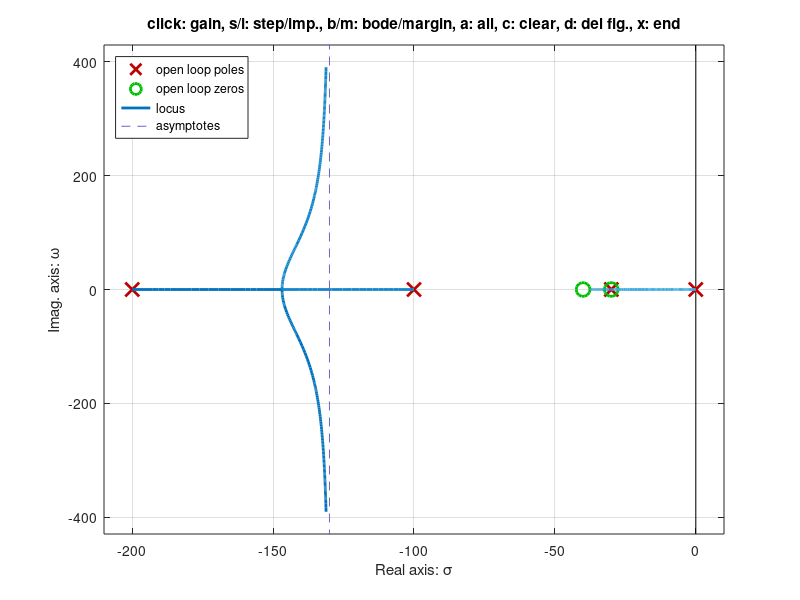

Write the MATLAB code that produced this figure.
close all; clear all; history -c; clc;
pkg load control;

s = tf('s');
G6 = (800*s + 32000)/(s^3 + 330*s^2 + 29000*s + 600000);
% Se añade un compensador PI para cancelar el polo dominante:
Ti = 1/30;
PI = (s + 1/Ti)/s;

% Para un sobrepasamiento máximo del 4% corresponde a un cierto valor de psita
% el cual se puede calcular a continuación:
psita = sqrt((log(0.04)^2)/(pi^2 + log(0.04)^2))     % psita = 0.7156
% Se verifica donde coinciden los valores de psita con el LdR mediante el rlocus
rlocus(minreal(PI*G6)); sgrid(psita, [20 40 60 80])

s1 = -137 + j*133.7;
G6PI = minreal(G6*PI)
Kp = 1/abs((800*s1 + 3.2e+04)/(s1^3 + 300*s1^2 + 2e+04*s1))  % Kp = 29.702
% Verificamos este resultado mediante el rlocusx():
rlocusx(G6*PI)                                               % Kp = 29.7 aprox.
